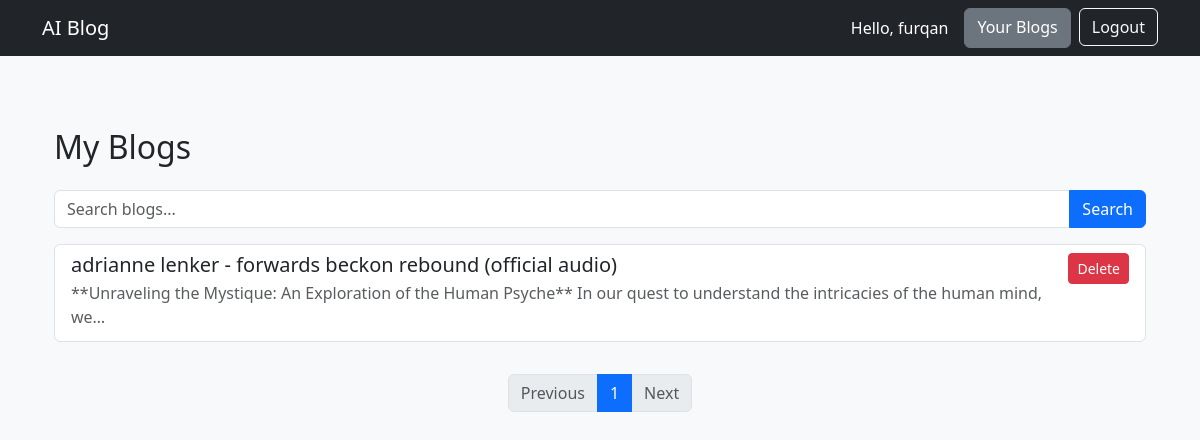
Page /blog-list/ (signed in) on the committed database.
### ai_blog/models.py (models this page shows, shortened)
class BlogPost(models.Model):
    user= models.ForeignKey(User, on_delete=models.CASCADE)
    youtube_title= models.CharField(max_length=200)
    youtube_link= models.URLField()
    generated_content= models.TextField()
    created_at= models.DateTimeField(auto_now_add=True)
    audio_file = models.CharField(max_length=500, null=True, blank=True)

### ai_blog/views.py (the view)
# urls.py: path('blog-list/', views.blog_list, name= 'blog-list'),
def blog_list(request):
    query= request.GET.get('q', '') # Search query given by form method=GET in blog-list.html
    blog_article= BlogPost.objects.filter(user=request.user)
    if query:
        blog_article= blog_article.filter(Q(youtube_title__icontains=query) | Q(generated_content__icontains=query))
    paginator= Paginator(blog_article.order_by('-id'), 8) # 8 blogs per page
    page_number= request.GET.get('page')
    page_obj= paginator.get_page(page_number)
    return render(request, "blog-list.html", {"page_obj": page_obj, "query": query})

### templates/blog-list.html (shortened to what this page needs)
{% extends 'base.html' %}
{% block content %}
<div class="container mt-4">
    <h2 class="mb-4">My Blogs</h2>
    <form method="GET" class="mb-3">
        <div class="input-group">
            <input type="text" name="q" value="{{ query }}" class="form-control" placeholder="Search blogs...">
            <button class="btn btn-primary" type="submit">Search</button>
        </div>
    </form>
    {% if page_obj %}
        <div class="list-group">
            {% for article in page_obj %}
                <div class="list-group-item mb-2 d-flex justify-content-between align-items-start">
                    <div>
                        <a href="{% url 'blog-details' article.id %}" class="text-decoration-none text-dark">
                            <h5 class="mb-1">{{ article.youtube_title|truncatechars:80 }}</h5>
                            <p class="mb-1 text-muted">{{ article.generated_content|truncatechars:130 }}</p>
                        </a>
                    </div>
                    <form method="POST" action="{% url 'blog-delete' article.id %}" onsubmit="return confirm('Are you sure you want to delete this blog?');">
                        <button class="btn btn-sm btn-danger">Delete</button>
                    </form>
                </div>
            {% empty %}
                <p>No blogs found.</p>
            {% endfor %}
        </div>
        <nav class="mt-4">
            <ul class="pagination justify-content-center">
                {% if page_obj.has_previous %}
                    <li class="page-item">
                        <a class="page-link" href="?q={{ query }}&page={{ page_obj.previous_page_number }}">Previous</a>
                    </li>
                {% else %}
                    <li class="page-item disabled"><span class="page-link">Previous</span></li>
                {% endif %}
                {% for num in page_obj.paginator.page_range %}
                    {% if page_obj.number == num %}
                        <li class="page-item active"><span class="page-link">{{ num }}</span></li>
                    {% else %}
                        <li class="page-item"><a class="page-link" href="?q={{ query }}&page={{ num }}">{{ num }}</a></li>
                    {% endif %}
                {% endfor %}
                {% if page_obj.has_next %}
                    <li class="page-item">
                        <a class="page-link" href="?q={{ query }}&page={{ page_obj.next_page_number }}">Next</a>
                    </li>
                {% else %}
                    <li class="page-item disabled"><span class="page-link">Next</span></li>
                {% endif %}
            </ul>
        </nav>
    {% endif %}
</div>
{% endblock %}

### templates/base.html (shortened to what this page needs)
{% load static %}
<!DOCTYPE html>
<html lang="en">
<head>
    <link rel="stylesheet" href="{% static 'css/bootstrap.min.css' %}">
</head>
<body class="bg-light">
<nav class="navbar navbar-expand-lg navbar-dark bg-dark">
    <div class="container">
        <a class="navbar-brand" href="/">AI Blog</a>
        <div class="d-flex">
            {% if user.is_authenticated %}
                <span class="navbar-text text-white me-3">Hello, {{ user.username }}</span>
                <a href="{% url 'blog-list' %}" class="btn btn-secondary me-2">Your Blogs</a>
                <form method="POST" action="{% url 'logout' %}" style="display:inline;">
                    <button type="submit" class="btn btn-outline-light">Logout</button>
                </form>
            {% else %}
                <a href="{% url 'login' %}" class="btn btn-outline-light me-2">Login</a>
                <a href="{% url 'signup' %}" class="btn btn-primary">Sign Up</a>
            {% endif %}
        </div>
    </div>
</nav>
<div class="container py-5">
    {% block content %}{% endblock %}
</div>
</body>
</html>

### rows in the picture
BlogPost: youtube_title "adrianne lenker - forwards beckon rebound (official audio)", generated_content "**Unraveling the Mystique: An Exploration of the Human Psyche** In our quest to understand the intricacies of the human mind, we…"

### other values in the picture
{{ user.username }} "furqan"
{{ num }} "1"
